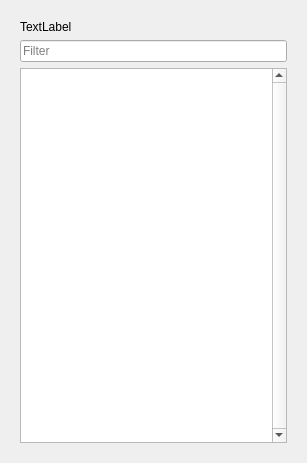
<?xml version="1.0" encoding="UTF-8"?>
<ui version="4.0">
 <class>Form</class>
 <widget class="QWidget" name="Form">
  <property name="geometry">
   <rect>
    <x>0</x>
    <y>0</y>
    <width>307</width>
    <height>463</height>
   </rect>
  </property>
  <property name="windowTitle">
   <string>Form</string>
  </property>
  <layout class="QVBoxLayout" name="verticalLayout">
   <item>
    <widget class="QWidget" name="wdgt_table_view_editor_nodepicker_main" native="true">
     <layout class="QVBoxLayout" name="verticalLayout_2">
      <item>
       <widget class="QLabel" name="lbl_nodetype">
        <property name="text">
         <string>TextLabel</string>
        </property>
       </widget>
      </item>
      <item>
       <widget class="QLineEdit" name="le_filter">
        <property name="placeholderText">
         <string>Filter</string>
        </property>
       </widget>
      </item>
      <item>
       <widget class="QListView" name="node_view">
        <property name="frameShape">
         <enum>QFrame::StyledPanel</enum>
        </property>
        <property name="frameShadow">
         <enum>QFrame::Sunken</enum>
        </property>
        <property name="verticalScrollBarPolicy">
         <enum>Qt::ScrollBarAlwaysOn</enum>
        </property>
        <property name="isWrapping" stdset="0">
         <bool>false</bool>
        </property>
        <property name="viewMode">
         <enum>QListView::ListMode</enum>
        </property>
       </widget>
      </item>
     </layout>
    </widget>
   </item>
  </layout>
 </widget>
 <resources/>
 <connections/>
</ui>
